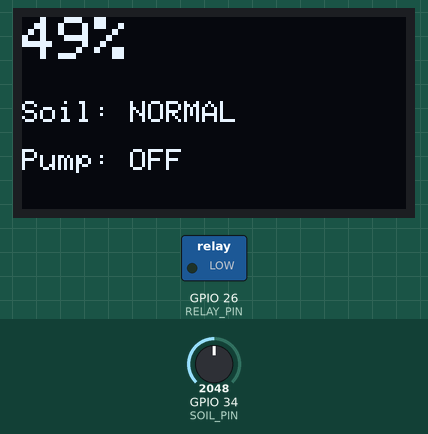
The program below on a simulated ESP32. Shown: 128×64 one-colour display, switched loads named in the program (green lamp = pin HIGH). The test bench sets the inputs (shaded band); at power-on: GPIO 34 (SOIL_PIN) = 2048. What the program prints to the serial monitor is not drawn.

Above: at 1.8 s.
1.9 s: GPIO 34 (SOIL_PIN) set to 2813
At 2.9 s:
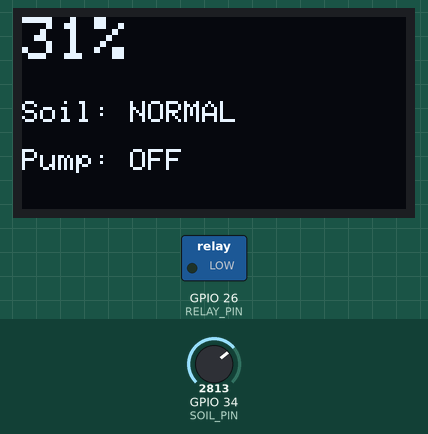
3.6 s: GPIO 34 (SOIL_PIN) set to 2939
At 5.1 s:
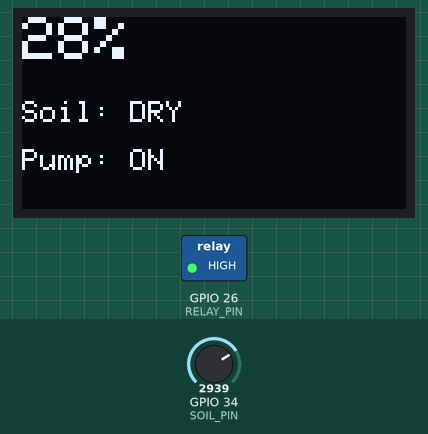
5.6 s: GPIO 34 (SOIL_PIN) set to 1228
At 7.3 s:
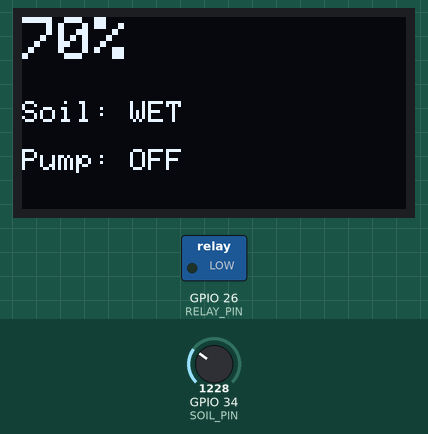
Timing chart, 0 to 8.8 s (numbered marks = the images above; inputs shaded):
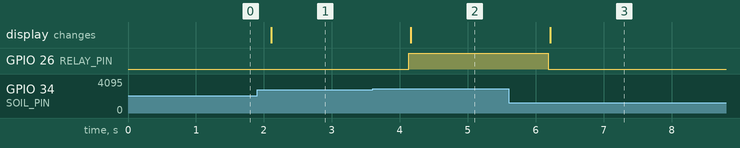

The program:

main.cpp
```cpp
#include <Arduino.h>
#include <Wire.h>
#include <Adafruit_GFX.h>
#include <Adafruit_SSD1306.h>

// ================= OLED =================
#define SCREEN_WIDTH 128
#define SCREEN_HEIGHT 64

Adafruit_SSD1306 display(
  SCREEN_WIDTH,
  SCREEN_HEIGHT,
  &Wire,
  -1
);

// ================= Pins =================
#define SOIL_PIN   34
#define RELAY_PIN  26

void setup() {

  Serial.begin(115200);

  // Initialize Relay
  pinMode(RELAY_PIN, OUTPUT);

  // Pump OFF at startup
  digitalWrite(RELAY_PIN, LOW);

  // Initialize OLED
  if (!display.begin(SSD1306_SWITCHCAPVCC, 0x3C)) {
    Serial.println("OLED initialization failed!");
    while (true);
  }

  display.clearDisplay();
  display.setTextColor(SSD1306_WHITE);

  Serial.println("Plant Monitor Started");
}

void loop() {

  // Read potentiometer value (0 -> 4095)
  int rawValue = analogRead(SOIL_PIN);

  // Convert ADC value to moisture percentage
  int moisture = map(rawValue, 4095, 0, 0, 100);
  moisture = constrain(moisture, 0, 100);

  // Determine soil condition
  String status;
  bool pumpON = false;

  if (moisture < 30) {
    status = "DRY";
    pumpON = true;
  }
  else if (moisture <= 60) {
    status = "NORMAL";
  }
  else {
    status = "WET";
  }

  // Control relay (pump)
  digitalWrite(RELAY_PIN, pumpON ? HIGH : LOW);

  // ================= OLED =================

  display.clearDisplay();

  display.setTextSize(2);
  display.setCursor(0, 0);
  display.print(moisture);
  display.println("%");

  display.setTextSize(1);

  display.setCursor(0, 28);
  display.print("Soil: ");
  display.println(status);

  display.setCursor(0, 44);
  display.print("Pump: ");
  display.println(pumpON ? "ON" : "OFF");

  display.display();

  // ================= Serial Monitor =================

  Serial.print("Moisture: ");
  Serial.print(moisture);
  Serial.print("% | Status: ");
  Serial.print(status);
  Serial.print(" | Pump: ");
  Serial.println(pumpON ? "ON" : "OFF");

  delay(1000);
}
```

Measured:
- the behaviour switches between 2866 and 2867 on GPIO 34 (SOIL_PIN) (found by bisection; images 1 and 2)
- after the input at 1.9 s, the display: changes after 0.21 s (image 1)
- after the input at 3.6 s, GPIO 26 (RELAY_PIN): LOW → HIGH after 0.53 s; the display: changes after 0.56 s (image 2)
- after the input at 5.6 s, GPIO 26 (RELAY_PIN): HIGH → LOW after 0.59 s; the display: changes after 0.61 s (image 3)
